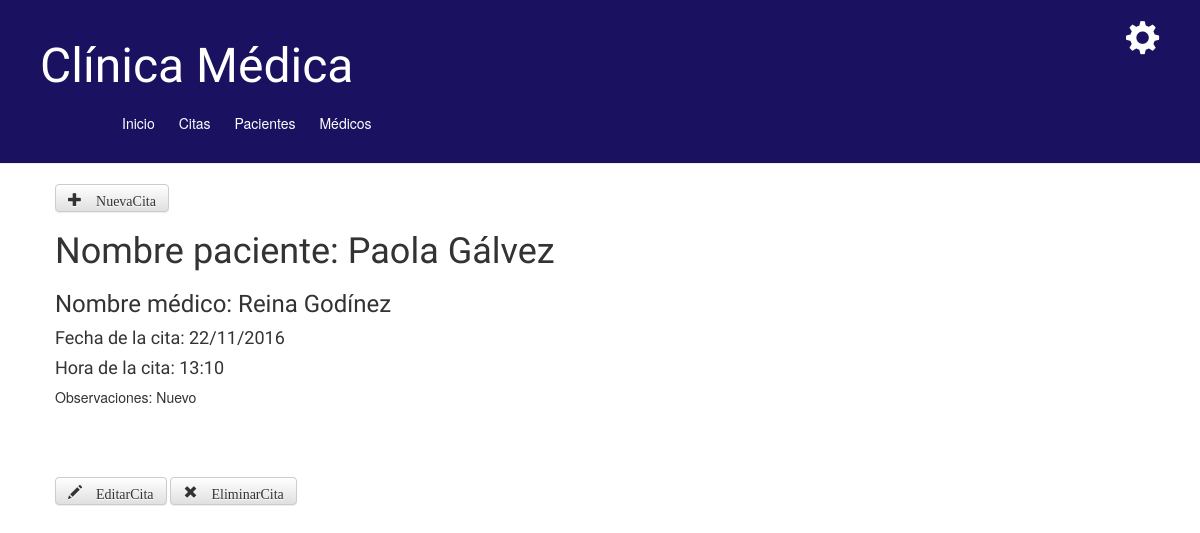
/cita/8/, run on the app's committed database.
### cita/models.py (models this page shows)
class Cita(models.Model):
    medico = models.ForeignKey(Medico, on_delete=models.CASCADE)
    paciente = models.ForeignKey(Paciente, on_delete=models.CASCADE)
    fecha = models.CharField(max_length=12, blank=False, null=True)
    hora = models.CharField(max_length=6, blank=False, null=True)
    observaciones = models.CharField(max_length=150, blank=True, null=True)

class Paciente(models.Model):
    nombre    = models.CharField(max_length=30)
    apellido  = models.CharField(max_length=20)
    edad      = models.IntegerField()
    sexo      = models.CharField(max_length=10)
    def __str__(self):
        return self.nombre + ' ' + self.apellido

class Medico(models.Model):
    nombre           = models.CharField(max_length=30)
    apellido         = models.CharField(max_length=20)
    especialidad     = models.CharField(max_length=25)
    telefono         = models.CharField(max_length=10)
    fecha_nacimiento = models.DateField()
    def __str__(self):
        return self.nombre + ' ' + self.apellido

### cita/views.py (the view)
# urls.py: url(r'^cita/(?P<pk>[0-9]+)/$', views.DetalleCita, name='DetalleCita'),
def DetalleCita(request, pk):
    citas = get_object_or_404(Cita, pk=pk)
    return render(request, 'cita/DetalleCita.html', {'citas':citas})

### cita/templates/cita/DetalleCita.html (shortened to what this page needs)
{% extends 'cita/base.html' %}
{% block content %}
<a class="btn btn-default" href="{% url 'NuevaCita' %}"><span class="glyphicon glyphicon-plus"> NuevaCita</span></a>
    <div class="post">
       <h1>Nombre paciente: {{ citas.paciente }}</h1>
       <h3>Nombre médico: {{ citas.medico }}</h3>
       <h4>Fecha de la cita: {{ citas.fecha }}</h4>
       <h4>Hora de la cita: {{ citas.hora }}</h4>
       <p>Observaciones: {{ citas.observaciones }}</p>
    </div>
<a class="btn btn-default" href="{% url 'EditarCita' pk=citas.pk %}"><span class="glyphicon glyphicon-pencil"> EditarCita</span></a>
<a class="btn btn-default" href="{% url 'EliminarCita' pk=citas.pk %}"><span class="glyphicon glyphicon-remove"> EliminarCita</span></a>
{% endblock %}

### cita/static/css/cita.css (style rules this page uses)
h1, h2, h3, h4 { font-family: 'Lobster', cursive; }
.post { margin-bottom: 70px; }

### data on the page
Cita: paciente "Paola Gálvez", medico "Reina Godínez", fecha "22/11/2016", hora "13:10", observaciones "Nuevo"
